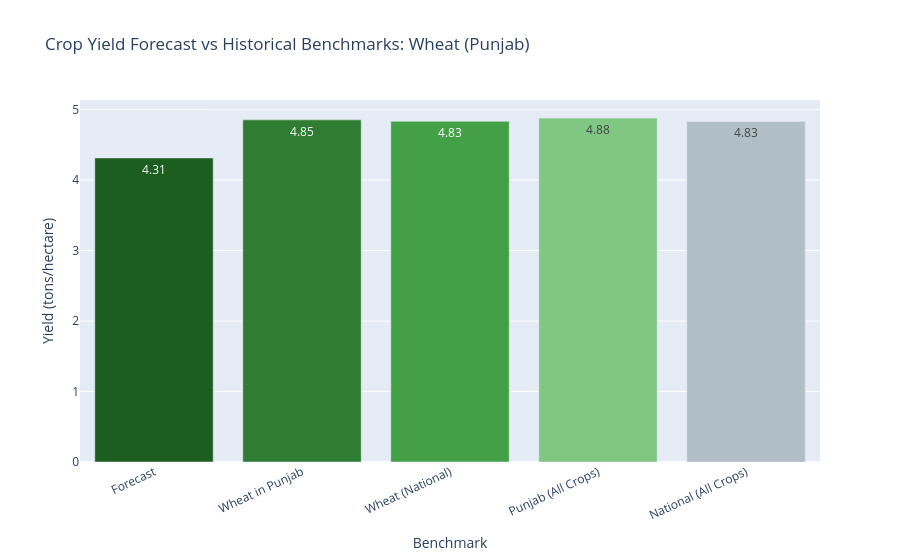
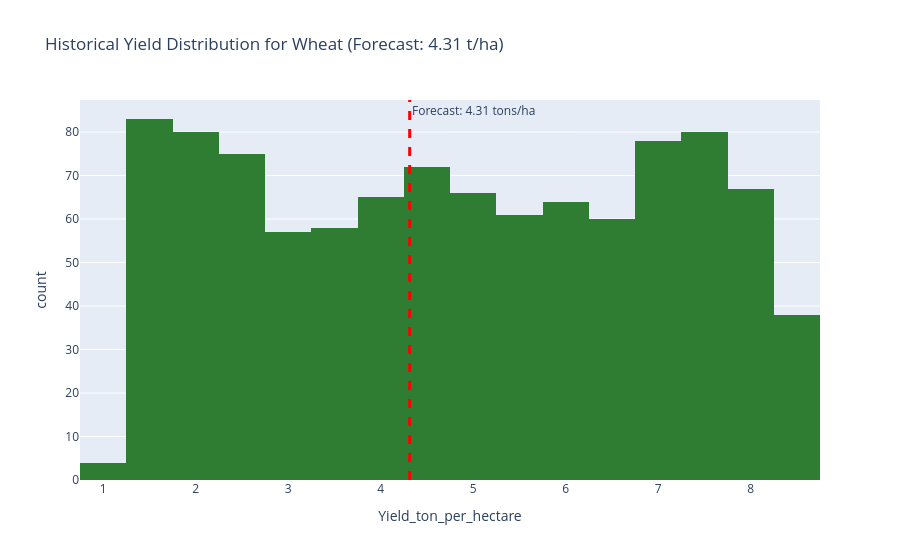

Notebook cell for these charts, in order:
### Code cell
# =====================================================
# CROP YIELD FORECASTING & MODEL EXPORT
# =====================================================
# Fits the best model on all available records, saves crop_yield_model.pkl
# for the Streamlit dashboard, and executes an end-to-end forecasting scenario.

from sklearn.compose import ColumnTransformer
from sklearn.ensemble import RandomForestRegressor
from sklearn.impute import SimpleImputer
from sklearn.pipeline import Pipeline
from sklearn.preprocessing import OneHotEncoder, StandardScaler
import plotly.express as px
import pandas as pd
from IPython.display import display
import joblib

yield_target = "Yield_ton_per_hectare"
forecast_categorical_features = [
    "State", "Season", "Crop_Type", "Soil_Type", "Irrigation_Type"
]
forecast_numeric_features = [
    "Rainfall_mm", "Avg_Temperature_C", "Humidity_percent",
    "Fertilizer_Used_kg", "Pesticide_Used_kg", "Cultivated_Area_hectares"
]
forecast_features = forecast_categorical_features + forecast_numeric_features

forecast_df = df.copy()
for column in forecast_numeric_features + [yield_target]:
    forecast_df[column] = pd.to_numeric(forecast_df[column], errors="coerce")
forecast_df = forecast_df.dropna(subset=[yield_target]).copy()

forecast_preprocessor = ColumnTransformer(
    transformers=[
        ("categorical", Pipeline([
            ("imputer", SimpleImputer(strategy="most_frequent")),
            ("encoder", OneHotEncoder(handle_unknown="ignore"))
        ]), forecast_categorical_features),
        ("numerical", Pipeline([
            ("imputer", SimpleImputer(strategy="median")),
            ("scaler", StandardScaler())
        ]), forecast_numeric_features)
    ]
)

yield_forecast_model = Pipeline([
    ("preprocessing", forecast_preprocessor),
    ("model", RandomForestRegressor(
        n_estimators=150, random_state=42, min_samples_leaf=2
    ))
])
yield_forecast_model.fit(
    forecast_df[forecast_features], forecast_df[yield_target]
)
print("Crop-yield forecasting model successfully trained on", len(forecast_df), "records.")

# Save the trained model for the Streamlit application
joblib.dump(yield_forecast_model, "crop_yield_model.pkl")
print("Crop Yield Forecasting Model Saved Successfully as 'crop_yield_model.pkl'!")

# Execute a Crop Yield Forecasting Scenario
forecast_input = {
    "State": "Punjab",
    "Season": "Rabi",
    "Crop_Type": "Wheat",
    "Soil_Type": "Alluvial",
    "Irrigation_Type": "Canal",
    "Rainfall_mm": 650.0,
    "Avg_Temperature_C": 22.0,
    "Humidity_percent": 55.0,
    "Fertilizer_Used_kg": 180.0,
    "Pesticide_Used_kg": 8.0,
    "Cultivated_Area_hectares": 5.0
}

forecast_row = pd.DataFrame([forecast_input], columns=forecast_features)
predicted_yield = float(yield_forecast_model.predict(forecast_row)[0])
crop_name = forecast_input["Crop_Type"]
state_name = forecast_input["State"]
overall_average = float(forecast_df[yield_target].mean())

def historical_average(mask):
    values = forecast_df.loc[mask, yield_target]
    return float(values.mean()) if not values.empty else overall_average

crop_average = historical_average(forecast_df["Crop_Type"] == crop_name)
state_average = historical_average(forecast_df["State"] == state_name)
state_crop_average = historical_average(
    (forecast_df["State"] == state_name)
    & (forecast_df["Crop_Type"] == crop_name)
)
percentile = float(
    (forecast_df[yield_target] < predicted_yield).mean() * 100
)
total_output = predicted_yield * float(
    forecast_input["Cultivated_Area_hectares"]
)

if predicted_yield >= 5.5:
    yield_category = "Superior / High Yield Potential"
elif predicted_yield >= 4.5:
    yield_category = "Optimal / Healthy Yield"
elif predicted_yield >= 3.5:
    yield_category = "Moderate Production Potential"
else:
    yield_category = "Below Average / Low Yield"

print(f"\n=======================================================")
print(f"       CROP YIELD FORECASTING SCENARIO RESULT          ")
print(f"=======================================================")
print(f"Crop: {crop_name} | State: {state_name} | Season: {forecast_input['Season']}")
print(f"Soil Type: {forecast_input['Soil_Type']} | Irrigation: {forecast_input['Irrigation_Type']}")
print(f"Cultivated Area: {forecast_input['Cultivated_Area_hectares']:.1f} hectares")
print(f"Predicted Crop Yield: {predicted_yield:.2f} tons/hectare")
print(f"Estimated Total Output: {total_output:.2f} metric tons")
print(f"Yield Classification: {yield_category}")
print(f"Historical Percentile: {percentile:.1f}th percentile")
print(f"=======================================================\n")

yield_benchmarks = pd.DataFrame({
    "Benchmark": [
        "Forecast", f"{crop_name} in {state_name}",
        f"{crop_name} (National)", f"{state_name} (All Crops)",
        "National (All Crops)"
    ],
    "Yield (tons/hectare)": [
        predicted_yield, state_crop_average, crop_average,
        state_average, overall_average
    ]
})
print("Yield Benchmark Comparisons:")
display(yield_benchmarks.round(2))

benchmark_fig = px.bar(
    yield_benchmarks, x="Benchmark", y="Yield (tons/hectare)",
    color="Benchmark", text_auto=".2f",
    title=f"Crop Yield Forecast vs Historical Benchmarks: {crop_name} ({state_name})",
    color_discrete_sequence=["#1B5E20", "#2E7D32", "#43A047", "#81C784", "#B0BEC5"]
)
benchmark_fig.update_layout(showlegend=False, xaxis_tickangle=-25)
benchmark_fig.show()

crop_history = forecast_df.loc[
    forecast_df["Crop_Type"] == crop_name, yield_target
]
history_fig = px.histogram(
    crop_history, x=yield_target, nbins=25,
    title=f"Historical Yield Distribution for {crop_name} (Forecast: {predicted_yield:.2f} t/ha)",
    color_discrete_sequence=["#2E7D32"]
)
history_fig.add_vline(
    x=predicted_yield, line_dash="dash", line_color="red", line_width=3,
    annotation_text=f"Forecast: {predicted_yield:.2f} tons/ha"
)
history_fig.show()

### Figure 1 — Plotly figure (JSON) as saved in the notebook; plotly's stock layout.template omitted (floating-point values rounded to 4 significant figures)
{"data": [{"hovertemplate": "Benchmark=%{x}<br>Yield (tons/hectare)=%{y}<extra></extra>", "legendgroup": "Forecast", "marker": {"color": "#1B5E20", "pattern": {"shape": ""}}, "name": "Forecast", "orientation": "v", "showlegend": true, "textposition": "auto", "texttemplate": "%{y:.2f}", "type": "bar", "x": ["Forecast"], "xaxis": "x", "y": [4.314], "yaxis": "y"}, {"hovertemplate": "Benchmark=%{x}<br>Yield (tons/hectare)=%{y}<extra></extra>", "legendgroup": "Wheat in Punjab", "marker": {"color": "#2E7D32", "pattern": {"shape": ""}}, "name": "Wheat in Punjab", "orientation": "v", "showlegend": true, "textposition": "auto", "texttemplate": "%{y:.2f}", "type": "bar", "x": ["Wheat in Punjab"], "xaxis": "x", "y": [4.855], "yaxis": "y"}, {"hovertemplate": "Benchmark=%{x}<br>Yield (tons/hectare)=%{y}<extra></extra>", "legendgroup": "Wheat (National)", "marker": {"color": "#43A047", "pattern": {"shape": ""}}, "name": "Wheat (National)", "orientation": "v", "showlegend": true, "textposition": "auto", "texttemplate": "%{y:.2f}", "type": "bar", "x": ["Wheat (National)"], "xaxis": "x", "y": [4.834], "yaxis": "y"}, {"hovertemplate": "Benchmark=%{x}<br>Yield (tons/hectare)=%{y}<extra></extra>", "legendgroup": "Punjab (All Crops)", "marker": {"color": "#81C784", "pattern": {"shape": ""}}, "name": "Punjab (All Crops)", "orientation": "v", "showlegend": true, "textposition": "auto", "texttemplate": "%{y:.2f}", "type": "bar", "x": ["Punjab (All Crops)"], "xaxis": "x", "y": [4.88], "yaxis": "y"}, {"hovertemplate": "Benchmark=%{x}<br>Yield (tons/hectare)=%{y}<extra></extra>", "legendgroup": "National (All Crops)", "marker": {"color": "#B0BEC5", "pattern": {"shape": ""}}, "name": "National (All Crops)", "orientation": "v", "showlegend": true, "textposition": "auto", "texttemplate": "%{y:.2f}", "type": "bar", "x": ["National (All Crops)"], "xaxis": "x", "y": [4.832], "yaxis": "y"}], "layout": {"barmode": "relative", "legend": {"title": {"text": "Benchmark"}, "tracegroupgap": 0}, "showlegend": false, "title": {"text": "Crop Yield Forecast vs Historical Benchmarks: Wheat (Punjab)"}, "xaxis": {"anchor": "y", "categoryarray": ["Forecast", "Wheat in Punjab", "Wheat (National)", "Punjab (All Crops)", "National (All Crops)"], "categoryorder": "array", "domain": [0.0, 1.0], "tickangle": -25, "title": {"text": "Benchmark"}}, "yaxis": {"anchor": "x", "domain": [0.0, 1.0], "title": {"text": "Yield (tons/hectare)"}}}}

### Figure 2 — Plotly figure (JSON) as saved in the notebook; plotly's stock layout.template omitted (floating-point values rounded to 4 significant figures; data arrays with more than 128 entries replaced by an {"elided": "..."} marker saying what was removed)
{"data": [{"bingroup": "x", "hovertemplate": "Yield_ton_per_hectare=%{x}<br>count=%{y}<extra></extra>", "legendgroup": "", "marker": {"color": "#2E7D32", "pattern": {"shape": ""}}, "name": "", "nbinsx": 25, "orientation": "v", "showlegend": false, "type": "histogram", "x": {"elided": "1008 float values"}, "xaxis": "x", "yaxis": "y"}], "layout": {"annotations": [{"showarrow": false, "text": "Forecast: 4.31 tons/ha", "x": 4.314, "xanchor": "left", "xref": "x", "y": 1, "yanchor": "top", "yref": "y domain"}], "barmode": "relative", "legend": {"tracegroupgap": 0}, "shapes": [{"line": {"color": "red", "dash": "dash", "width": 3}, "type": "line", "x0": 4.314, "x1": 4.314, "xref": "x", "y0": 0, "y1": 1, "yref": "y domain"}], "title": {"text": "Historical Yield Distribution for Wheat (Forecast: 4.31 t/ha)"}, "xaxis": {"anchor": "y", "domain": [0.0, 1.0], "title": {"text": "Yield_ton_per_hectare"}}, "yaxis": {"anchor": "x", "domain": [0.0, 1.0], "title": {"text": "count"}}}}
